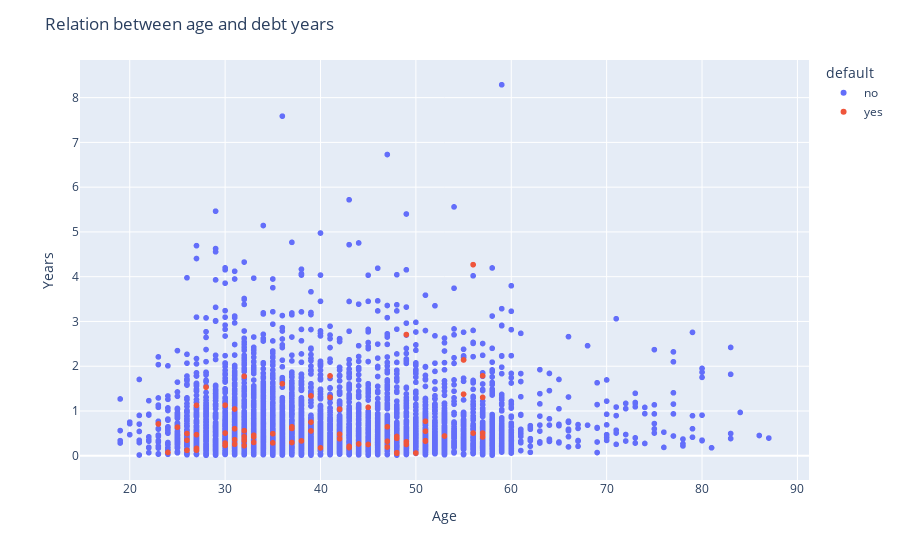

Source (notebook cell):
### Code cell
# Plot the Relation between age and debt years and color by default condition
fig = px.scatter(bank, x='age', y="years", color='default',
          labels={'age':'Age', 'years':'Years'})
fig.update_layout(title='Relation between age and debt years')

### Figure 1 — Plotly figure (JSON) as saved in the notebook; plotly's stock layout.template omitted (floating-point values rounded to 4 significant figures; data arrays with more than 128 entries replaced by an {"elided": "..."} marker saying what was removed)
{"data": [{"hovertemplate": "default=no<br>Age=%{x}<br>Years=%{y}<extra></extra>", "legendgroup": "no", "marker": {"color": "#636efa", "symbol": "circle"}, "mode": "markers", "name": "no", "showlegend": true, "type": "scattergl", "x": {"elided": "4445 int values"}, "xaxis": "x", "y": {"elided": "4445 float values"}, "yaxis": "y"}, {"hovertemplate": "default=yes<br>Age=%{x}<br>Years=%{y}<extra></extra>", "legendgroup": "yes", "marker": {"color": "#EF553B", "symbol": "circle"}, "mode": "markers", "name": "yes", "showlegend": true, "type": "scattergl", "x": [32, 42, 51, 43, 45, 31, 48, 49, 35, 48, 38, 55, 47, 41, 37, 33, 23, 50, 28, 49, 31, 47, 32, 48, 27, 40, 56, 37, 45, 30, 51, 56, 33, 39, 30, 43, 39, 57, 32, 51, 41, 27, 53, 43, 25, 48, 57, 26, 49, 37, 57, 39, 42, 26, 55, 33, 24, 30, 30, 30, 44, 35, 26, 32, 47, 27, 36, 51, 48, 42, 32, 31, 32, 31, 27, 57], "xaxis": "x", "y": [0.5589, 1.041, 0.7699, 0.1836, 0.2521, 0.6027, 0.3973, 2.707, 0.4932, 0.4301, 0.3315, 1.375, 0.6466, 1.784, 0.2959, 0.4247, 0.7096, 0.06027, 1.532, 0.2521, 1.044, 0.1945, 0.2247, 0.06849, 1.126, 0.1753, 4.268, 0.611, 1.082, 0.2301, 0.5479, 0.5068, 0.4575, 1.337, 0.2384, 0.2082, 0.5534, 1.304, 0.4247, 0.337, 1.307, 0.4712, 0.4411, 0.2, 0.6384, 0.389, 1.786, 0.4959, 0.3123, 0.6466, 0.5068, 0.7507, 0.3808, 0.1205, 2.14, 0.2986, 0.07397, 0.2822, 0.5068, 1.129, 0.263, 0.2877, 0.3479, 0.3616, 0.3233, 0.126, 1.608, 0.326, 0.05479, 0.4822, 1.775, 0.3589, 0.337, 0.2575, 0.1644, 0.4192], "yaxis": "y"}], "layout": {"legend": {"title": {"text": "default"}, "tracegroupgap": 0}, "margin": {"t": 60}, "title": {"text": "Relation between age and debt years"}, "xaxis": {"anchor": "y", "domain": [0, 1], "title": {"text": "Age"}}, "yaxis": {"anchor": "x", "domain": [0, 1], "title": {"text": "Years"}}}}
